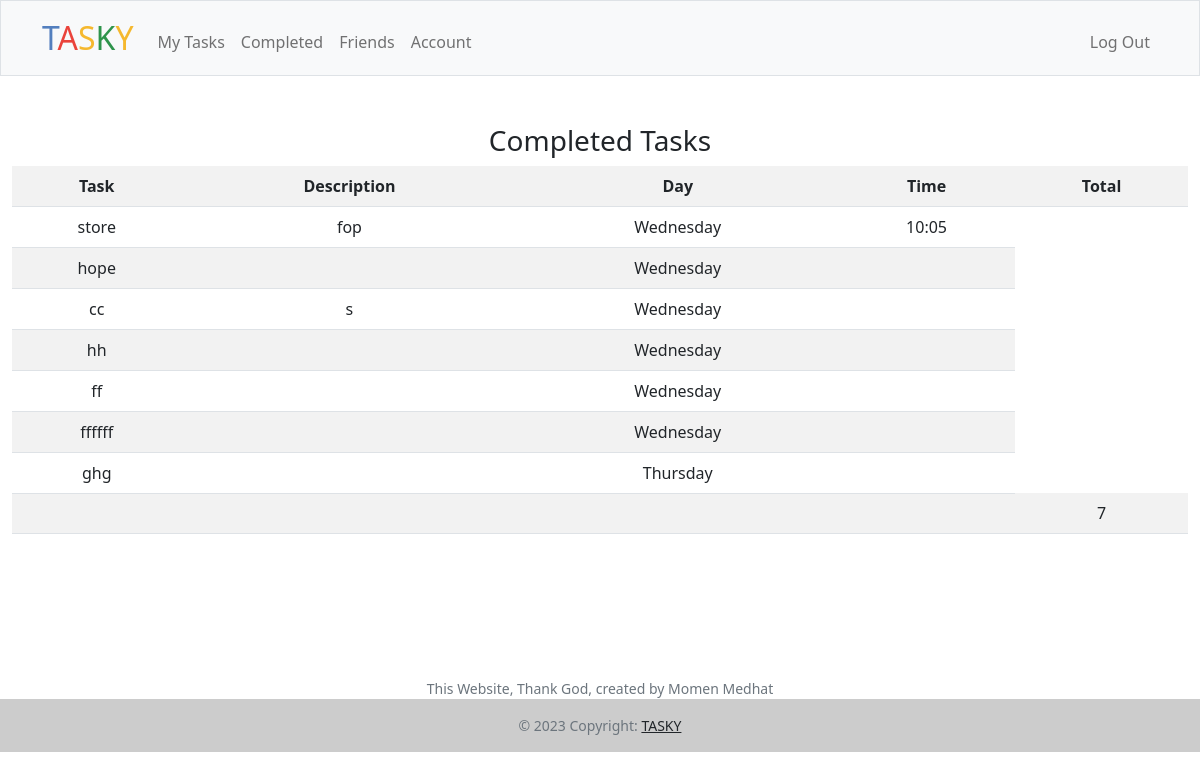
/tasks (signed in), run on the app's committed database.
### tables this page shows
CREATE TABLE 'tasks' (id INTEGER PRIMARY KEY AUTOINCREMENT NOT NULL, username TEXT NOT NULL, name TEXT NOT NULL, description TEXT NOT NULL,'time' NUMERIC NOT NULL, day TEXT NOT NULL, 'status' TEXT NOT NULL DEFAULT 'Uncompleted');

### app.py (the view)
@app.route("/tasks", methods=["GET"])
@login_required
def tasks():
    User_name = db.execute("SELECT username FROM users WHERE id = ?", session["user_id"])
    User_named = User_name[0]["username"]
    c_tasks = db.execute("SELECT * FROM tasks WHERE username = ? AND status = ?", User_named, "completed")
    counter = 0
    for task in c_tasks:
        counter += 1
    return render_template("/tasks.html", c_tasks=c_tasks, num=counter)

### app.py (called while the page is built)
@app.after_request
def after_request(response):
    response.headers["Cache-Control"] = "no-cache, no-store, must-revalidate"
    response.headers["Expires"] = 0
    response.headers["Pragma"] = "no-cache"
    return response

### helpers.py (called while the page is built)
def login_required(f):
    @wraps(f)
    def decorated_function(*args, **kwargs):
        if session.get("user_id") is None:
            return redirect("/login")
        return f(*args, **kwargs)
    return decorated_function

### templates/tasks.html (shortened to what this page needs)
{% extends "layout.html" %}
{% block main %}
    <h3>Completed Tasks</h3>
    <table class="table table-striped table-hover" action="/tasks" method="get">
        <tr>
            <th>Task</th>
            <th>Description</th>
            <th>Day</th>
            <th>Time</th>
            <th>Total</th>
        </tr>
        {% for c_task in c_tasks %}
        <tr>
            <td> {{ c_task.name }}</td>
            <td> {{ c_task.description }}</td>
            <td> {{ c_task.day }}</td>
            <td> {{ c_task.time }}</td>
        </tr>
        {% endfor %}
        <tr>
            <td></td>
            <td></td>
            <td></td>
            <td></td>
            <td>{{num}}</td>
        </tr>
    </table>
{% endblock %}

### templates/layout.html (shortened to what this page needs)
<!DOCTYPE html>
<html lang="en">
    <head>
        <link href="https://cdn.jsdelivr.net/npm/bootstrap@5.1.3/dist/css/bootstrap.min.css" rel="stylesheet">
        <link href="/static/styles.css" rel="stylesheet">
    </head>
    <body>
        <nav class="bg-light border navbar navbar-expand-md navbar-light">
            <div  class="container-sm">
                <a class="navbar-brand" href="/"><span class="blue">T</span><span class="red">A</span><span class="yellow">S</span><span class="green">K</span><span class="yellow">Y</span></a>
                <div class="collapse navbar-collapse" id="navbar">
                    {% if session["user_id"] %}
                        <ul class="navbar-nav me-auto mt-2">
                            <li class="nav-item"><a class="nav-link" href="/home">My Tasks</a></li>
                            <li class="nav-item"><a class="nav-link" href="/tasks">Completed</a></li>
                            <li class="nav-item"><a class="nav-link" href="/friends">Friends</a></li>
                            <li class="nav-item"><a class="nav-link" href="/account">Account</a></li>
                        </ul>
                        <ul class="navbar-nav ms-auto mt-2">
                            <li class="nav-item"><a class="nav-link" href="/logout">Log Out</a></li>
                        </ul>
                    {% else %}
                        <ul class="navbar-nav ms-auto mt-2">
                            <li class="nav-item"><a class="nav-link" href="/signup">Sign Up</a></li>
                            <li class="nav-item"><a class="nav-link" href="/login">Log In</a></li>
                        </ul>
                    {% endif %}
                </div>
            </div>
        </nav>
        <main class="container-fluid py-5 text-center">
            {% block main %}{% endblock %}
        </main>
        <footer class="mb-5 small text-center text-muted">
            This Website, Thank God, created by Momen Medhat
            <div class="text-center p-3" style="background-color: rgba(0, 0, 0, 0.2)">
      © 2023 Copyright:
      <a class="text-dark" href="/"
         >TASKY</a>
    </div>
        </footer>
    </body>
</html>

### static/styles.css (style rules this page uses)
nav .navbar-brand { font-size: xx-large; }
nav .navbar-brand .blue { color: #537fbe; }
nav .navbar-brand .red { color: #ea433b; }
nav .navbar-brand .yellow { color: #f5b82e; }
nav .navbar-brand .green { color: #2e944b; }
body { $font-family-sans-serif: // Cross-platform generic font family (default user interface font) system-ui, // Safari for macOS and iOS (San Francisco) -apple-system, // Windows "Segoe UI", // Android Roboto, // Basic web fallback "Helvetica Neue", Arial, // Linux "Noto Sans", "Liberation Sans", // Sans serif fallback sans-serif, // Emoji fonts "Apple Color Emoji", "Segoe UI Emoji", "Segoe UI Symbol", "Noto Color Emoji" !default; }
body { min-height: 100vh; display: flex; flex-direction: column; }
footer { margin-top: auto; }

### data on the page
tasks: name "store", description "fop", day "Wednesday", time "10:05"
tasks: name "hope", day "Wednesday"
tasks: name "cc", description "s", day "Wednesday"
tasks: name "hh", day "Wednesday"
tasks: name "ff", day "Wednesday"
tasks: name "ffffff", day "Wednesday"
tasks: name "ghg", day "Thursday"

### other printed values
{{ num }} "7"
